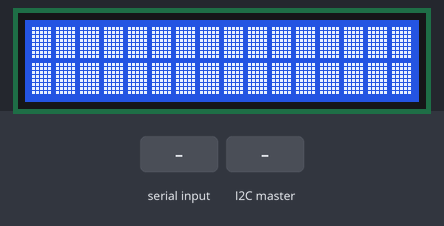
The sketch below on a simulated Arduino Uno, built with avr-gcc and run on an emulated ATmega328P. On the bench: 16×2 character LCD. The test bench sets the inputs (shaded band). EEPROM starts erased; what the sketch prints to the serial monitor is not drawn.

Above: at 1.2 s.
1.3 s: "1" received over Serial
At 1.9 s:
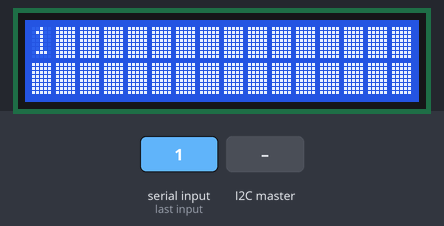
4.3 s: the I2C master sends the byte 1
At 4.9 s:
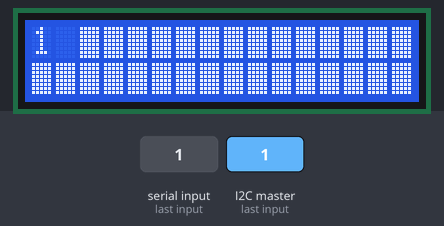
7.3 s: "0" received over Serial
At 7.9 s:
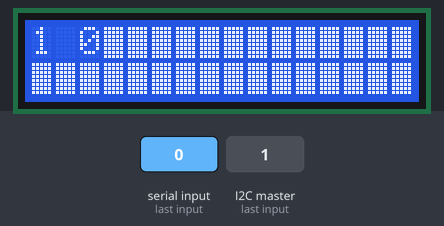
10.3 s: the I2C master sends the byte 2
At 11.4 s:
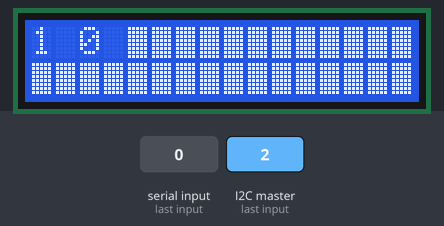
13.3 s: "2" received over Serial
At 13.9 s:
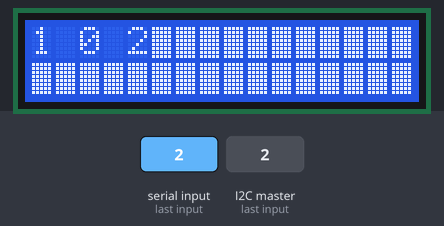
16.3 s: the I2C master sends the byte 90
At 16.9 s:
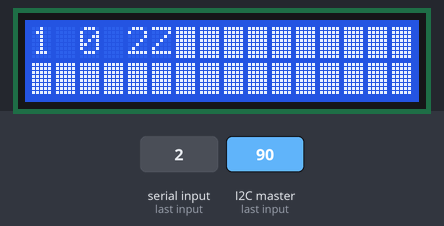
Timing chart, 0 to 19.3 s (numbered marks = the images above; inputs shaded):
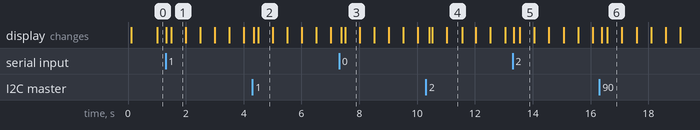

Measured:
- after the input at 1.3 s, the display: first changes at once (image 1 shows a later state)
- after the input at 4.3 s, the display: first changes after 0.05 s (image 2 shows a later state)
- after the input at 7.3 s, the display: first changes after 0.08 s (image 3 shows a later state)
- after the input at 10.3 s, the display: changes after 0.12 s (image 4)
- after the input at 13.3 s, the display: first changes after 0.05 s (image 5 shows a later state)
- after the input at 16.3 s, the display: first changes after 0.08 s (image 6 shows a later state)

The sketch:

I2CLCD.ino
```cpp
#include <EEPROM.h>
#include <LiquidCrystal.h>
#include <Wire.h>

#define I2CLCD_ADDRESS 0x12
#define EEPROM_SIZE 1024
#define EEPROM_BLOCK_SIZE 33

LiquidCrystal lcd(12, 11, 5, 4, 3, 2);
int count = 0;
int eepromaddr;

char data[2][16] = {0};

void setup() {

  lcd.begin(16, 2);

  eepromaddr = EEPROM.read(0);
  if((eepromaddr + 1) * EEPROM_BLOCK_SIZE + 1 > EEPROM_SIZE) {
    eepromaddr = 0;
    EEPROM.write(0, eepromaddr);
  }
  for(int i = 0; i < 32; i++) {
    char c = EEPROM.read(eepromaddr * EEPROM_BLOCK_SIZE + 2 + i);
    ((char*)data)[i] = c;
  }

  Wire.begin(I2CLCD_ADDRESS);
  Wire.onReceive(receiveEvent);

  Serial.begin(115200);
}

void loop() {
  static int refreshTime = 0;
  static int cursorTime = 0;
  static bool cursorState = 1;

  if(millis() - cursorTime > 500) {
    cursorTime = millis();
    if(cursorState) {
      cursorState = false;
      lcd.noCursor();
    } else {
      cursorState = true;
      lcd.cursor();
    }
  }

  if(millis() - refreshTime > 100) {
    refreshTime = millis();
    lcd.setCursor(0, 0);
    lcd.print(data[0]);
    lcd.setCursor(0, 1);
    lcd.print(data[1]);

  }
}

void updateLCD(char c) {
  int eepromcount = EEPROM.read(eepromaddr * EEPROM_BLOCK_SIZE + 1);
  if(eepromcount == 0) {
    eepromaddr++;
    if((eepromaddr + 1) * EEPROM_BLOCK_SIZE + 1 > EEPROM_SIZE) {
      eepromaddr = 0;
    }
    EEPROM.write(eepromaddr * EEPROM_BLOCK_SIZE + 1, 0xff);
    EEPROM.write(0, eepromaddr);
  }
  if(count == 0) {
    eepromcount = EEPROM.read(eepromaddr * EEPROM_BLOCK_SIZE + 1);
    EEPROM.write(eepromaddr * EEPROM_BLOCK_SIZE + 1, --eepromcount);
  }
  EEPROM.write(eepromaddr * EEPROM_BLOCK_SIZE + 2 + count, c);

  data[count / 16][count % 16] = c;

  count = (count + 1) % 32;
}

void receiveEvent(int howMany)
{
  while(0 < Wire.available())
  {
    char c = Wire.read();
    updateLCD(c);
  }
}

void serialEvent() {
  while (Serial.available()) {

    char c = (char)Serial.read();

    updateLCD(c);
    Serial.println(count);
  }
}
```
